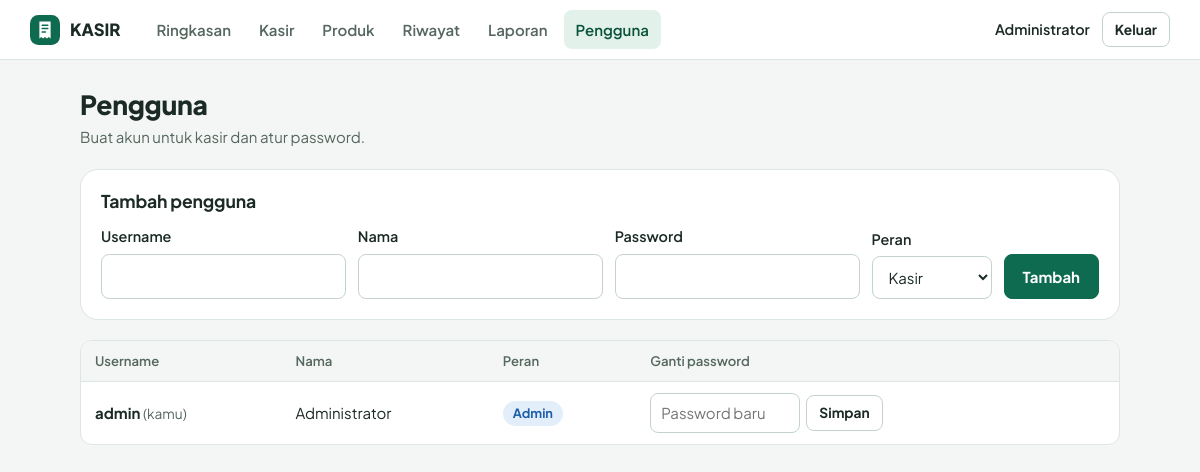
Screenshot of /admin/pengguna.php (signed in) with the database file from the repository.
### tables this page shows
CREATE TABLE IF NOT EXISTS users (
  id INT AUTO_INCREMENT PRIMARY KEY,
  username VARCHAR(50) NOT NULL UNIQUE,
  password VARCHAR(255) NOT NULL,
  nama VARCHAR(100) NOT NULL DEFAULT '',
  role ENUM('admin','kasir') NOT NULL DEFAULT 'kasir'
);

### config/koneksi.php (called while the page is built, shortened)
<?php
function db_all($k, $sql, $types = '', $params = []) {
    $st = mysqli_prepare($k, $sql);
    mysqli_stmt_execute($st);
    $r = mysqli_stmt_get_result($st);
    $rows = $r ? mysqli_fetch_all($r, MYSQLI_ASSOC) : [];
    return $rows;
}

### config/auth.php (called while the page is built, shortened)
<?php
function h($s) {
    return htmlspecialchars((string)$s, ENT_QUOTES, 'UTF-8');
}

### admin/pengguna.php (the view, shortened to what this page needs)
<?php
require '../config/koneksi.php';
require '../config/auth.php';
require '../config/layout.php';
$me = intval($_SESSION['user_id']);
$users = db_all($koneksi, "SELECT id, username, nama, role FROM users ORDER BY role ASC, username ASC");
?>
  <div class='page-head'>
    <div>
      <h1>Pengguna</h1>
      <p>Buat akun untuk kasir dan atur password.</p>
    </div>
  </div>
  <section class='panel'>
    <h2>Tambah pengguna</h2>
    <form method='post' class='row-form'>
      <div style='flex:1;min-width:140px'><label for='username'>Username</label><input type='text' id='username' name='username' maxlength='50' required autocomplete='off'></div>
      <div style='flex:1;min-width:140px'><label for='nama'>Nama</label><input type='text' id='nama' name='nama' maxlength='100'></div>
      <div style='flex:1;min-width:140px'><label for='password'>Password</label><input type='password' id='password' name='password' minlength='6' required autocomplete='new-password'></div>
      <div style='min-width:120px'><label for='role'>Peran</label><select id='role' name='role'><option value='kasir'>Kasir</option><option value='admin'>Admin</option></select></div>
      <button class='btn' type='submit'>Tambah</button>
    </form>
  </section>
  <div class='table-wrap'>
    <table>
      <thead><tr><th>Username</th><th>Nama</th><th>Peran</th><th>Ganti password</th><th></th></tr></thead>
      <tbody>
      <?php foreach ($users as $u): ?>
        <tr>
          <td><b><?php echo h($u['username']); ?></b><?php if ((int)$u['id'] === $me) echo " <span class='muted small'>(kamu)</span>"; ?></td>
          <td><?php echo h($u['nama']); ?></td>
          <td><span class='badge <?php echo $u['role'] === 'admin' ? 'badge-info' : ''; ?>'><?php echo $u['role'] === 'admin' ? 'Admin' : 'Kasir'; ?></span></td>
          <td>
            <form method='post' class='inline-form'>
              <input type='password' class='inline' name='password' minlength='6' placeholder='Password baru' style='width:150px' aria-label='Password baru untuk <?php echo h($u['username']); ?>' autocomplete='new-password' required>
              <button class='btn btn-ghost btn-sm' type='submit'>Simpan</button>
            </form>
          </td>
          <td class='right'>
          </td>
        </tr>
      <?php endforeach; ?>
      </tbody>
    </table>
  </div>

### css/style.css (style rules this page uses)
:root { --ink: #1b2a24; --ink-2: #55675e; --line: #dde6e1; --bg: #f3f6f4; --paper: #ffffff; --brand: #0f6b4f; --brand-d: #0b523d; --brand-tint: #e2f2eb; --ok: #14804f; --ok-bg: #e1f4ea; --warn: #8a5700; --warn-bg: #fdefcf; --bad: #b3342f; --bad-bg: #fbe4e2; --info: #1d5fa8; --info-bg: #e3eefb; --r-s: 8px; --r-m: 12px; --r-l: 18px; --font: 'Plus Jakarta Sans', system-ui, -apple-system, 'Segoe UI', Roboto, Arial, sans-serif; }
* { box-sizing: border-box; }
html { -webkit-text-size-adjust: 100%; }
body { margin: 0; font-family: var(--font); font-size: 15px; line-height: 1.55; color: var(--ink); background: var(--bg); }
h1, h2, h3 { margin: 0; line-height: 1.25; letter-spacing: -0.01em; }
h1 { font-size: 1.65rem; font-weight: 800; }
h2 { font-size: 1.1rem; font-weight: 700; }
p { margin: 0; }
.muted { color: var(--ink-2); }
.small { font-size: 0.86rem; }
.right { text-align: right; }
.page-head { display: flex; justify-content: space-between; align-items: flex-end; gap: 16px; flex-wrap: wrap; margin-bottom: 20px; }
.page-head p { margin-top: 4px; color: var(--ink-2); }
.panel { background: var(--paper); border: 1px solid var(--line); border-radius: var(--r-l); padding: 20px; margin-bottom: 20px; }
.panel > h2 { margin-bottom: 14px; }
.table-wrap { overflow-x: auto; border: 1px solid var(--line); border-radius: var(--r-m); background: var(--paper); margin-bottom: 20px; }
table { width: 100%; border-collapse: collapse; }
th { text-align: left; font-size: 0.82rem; font-weight: 600; color: var(--ink-2); background: var(--bg); padding: 10px 14px; border-bottom: 1px solid var(--line); white-space: nowrap; }
td { padding: 11px 14px; border-bottom: 1px solid var(--line); vertical-align: middle; }
tbody tr:last-child td { border-bottom: 0; }
.badge { display: inline-block; padding: 3px 10px; border-radius: 999px; font-size: 0.8rem; font-weight: 700; background: var(--bg); color: var(--ink-2); }
.badge-info { background: var(--info-bg); color: var(--info); }
label { font-weight: 600; font-size: 0.9rem; display: block; margin-bottom: 6px; }
input[type=text], input[type=password], input[type=number], input[type=search], input[type=date], select { width: 100%; padding: 10px 12px; font: inherit; color: var(--ink); background: var(--paper); border: 1px solid #c3d3cb; border-radius: var(--r-s); }
select.inline, input.inline { width: auto; padding: 7px 10px; }
.btn { display: inline-flex; align-items: center; justify-content: center; gap: 6px; padding: 10px 18px; font: inherit; font-weight: 700; cursor: pointer; background: var(--brand); color: #fff; border: 1px solid var(--brand); border-radius: var(--r-s); }
.btn-ghost { background: var(--paper); color: var(--ink); border-color: #c3d3cb; }
.btn-sm { padding: 6px 12px; font-size: 0.86rem; }
.inline-form { display: inline-flex; gap: 6px; align-items: center; margin: 0; }
.row-form, .filter { display: flex; gap: 12px; flex-wrap: wrap; align-items: flex-end; }

### rows the page displays
users: username "admin", shows "(kamu)", nama "Administrator", role "Admin"

### other values shown
NAMA_TOKO "KASIR"
$label "Ringkasan"
$label "Kasir"
$label "Produk"
$label "Riwayat"
$label "Laporan"
$label "Pengguna"
